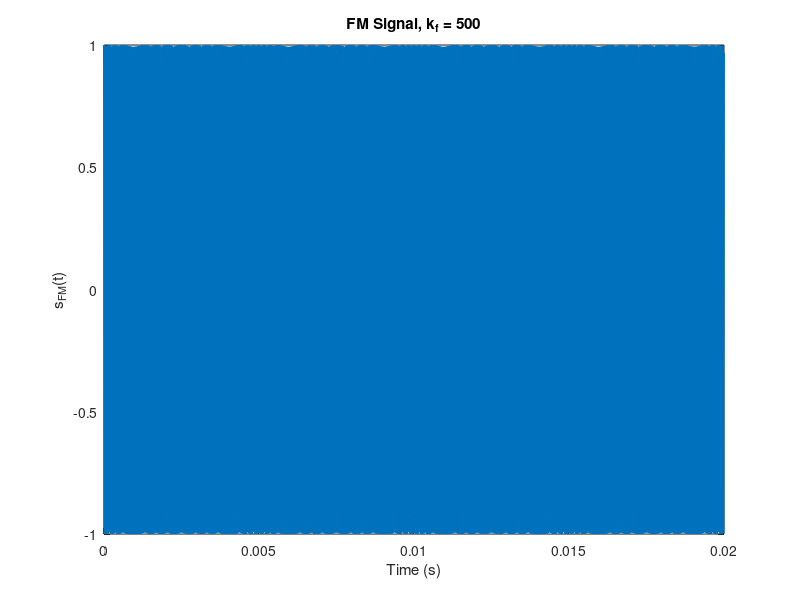
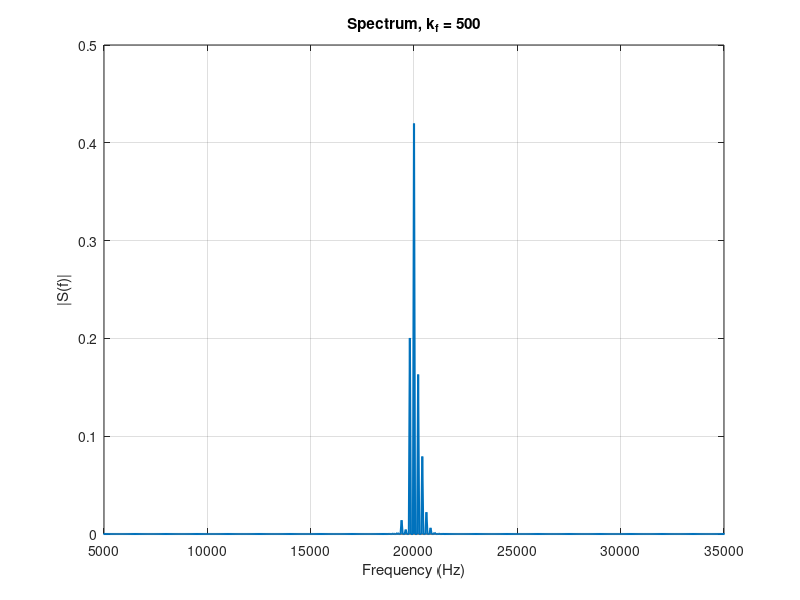
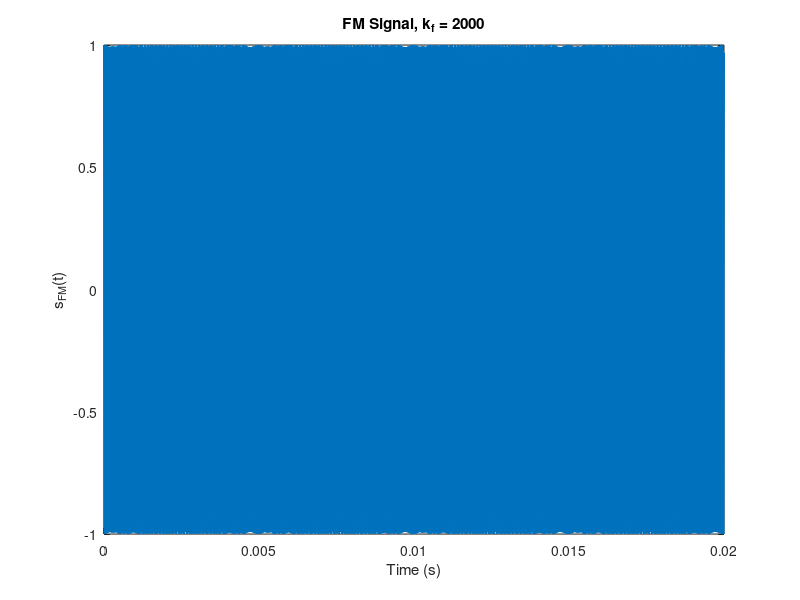
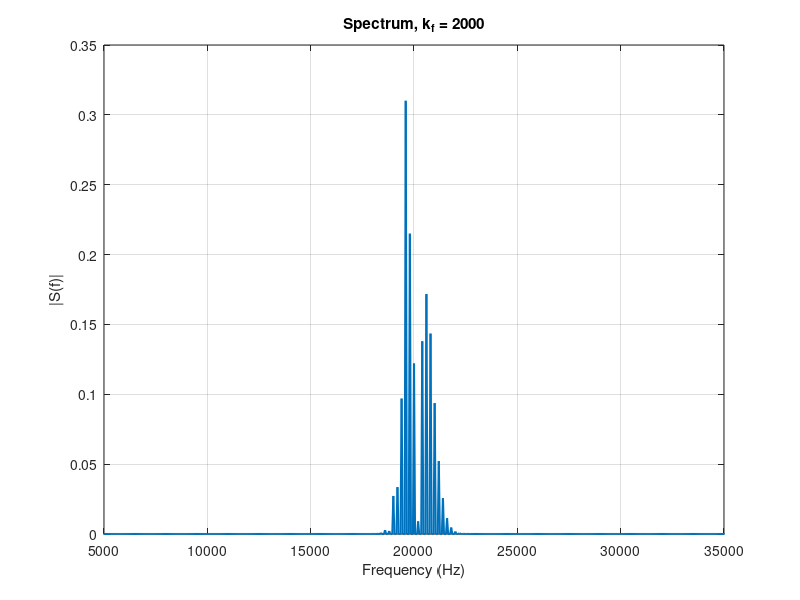

MATLAB code to generate these figures, in order:
clc; clear; close all;

Fs = 500000;          
T = 0.02;            
t = 0:1/Fs:T-1/Fs;    

m = 2*cos(400*pi*t) + cos(800*pi*t);
Am = max(abs(m));     
fm = 400;             

Ac = 1;
fc = 20000;

kf_vals = [500 2000];

dt = 1/Fs;
m_int = cumsum(m)*dt;

for i = 1:length(kf_vals)
    kf = kf_vals(i);
    
    s_fm = Ac*cos(2*pi*fc*t + kf*m_int);
    
    figure;
    plot(t, s_fm, 'LineWidth', 1.5);
    xlabel('Time (s)');
    ylabel('s_{FM}(t)');
    title(['FM Signal, k_f = ' num2str(kf)]);
    grid on;
    
    N = length(s_fm);
    S_f = fftshift(fft(s_fm));
    f = (-N/2:N/2-1)*(Fs/N);
    
    figure;
    plot(f, abs(S_f)/N, 'LineWidth', 1.5);
    xlabel('Frequency (Hz)');
    ylabel('|S(f)|');
    title(['Spectrum, k_f = ' num2str(kf)]);
    grid on;
    xlim([fc-15000 fc+15000]);
    
    delta_f = kf * Am / (2*pi);
    beta = delta_f / fm;
    BW_carson = 2*(delta_f + fm);
    
    threshold = 0.01*max(abs(S_f)/N);
    idx = find(abs(S_f)/N > threshold);
    BW_exp = f(max(idx)) - f(min(idx));
    
    fprintf('k_f = %d\n', kf);
    fprintf('Frequency deviation Δf = %.2f Hz\n', delta_f);
    fprintf('Modulation index β = %.2f\n', beta);
    fprintf('Experimental BW = %.2f Hz\n', BW_exp);
    fprintf('Carson BW = %.2f Hz\n\n', BW_carson);
end

kf_compare = 2000;                          
Delta_f_cmp = (kf_compare * Am)/(2*pi);
beta_cmp = Delta_f_cmp / fm;
kp_equal = beta_cmp / Am;                   

s_fm = Ac*cos(2*pi*fc*t + kf_compare*m_int);
s_pm = Ac*cos(2*pi*fc*t + kp_equal*m);

N = length(t);
f = (-N/2:N/2-1)*(Fs/N);
S_fm = fftshift(fft(s_fm));
S_pm = fftshift(fft(s_pm));

figure;
plot(f, abs(S_fm)/N, 'LineWidth', 1.5); hold on;
plot(f, abs(S_pm)/N, '--', 'LineWidth', 1.5);
grid on;
xlabel('Frequency (Hz)');
ylabel('Magnitude');
title('FM vs PM for Equal Peak Phase Deviation');
legend(['FM, k_f = ', num2str(kf_compare)], ...
       ['PM, k_p = ', num2str(kp_equal, '%.4f')], ...
       'Location', 'best');
xlim([-30000 30000]);

fprintf('FM vs PM Comparison:\n');
fprintf('FM: k_f = %d, beta = %.4f\n', kf_compare, beta_cmp);
fprintf('PM: k_p = %.4f (equal peak phase deviation)\n', kp_equal);
